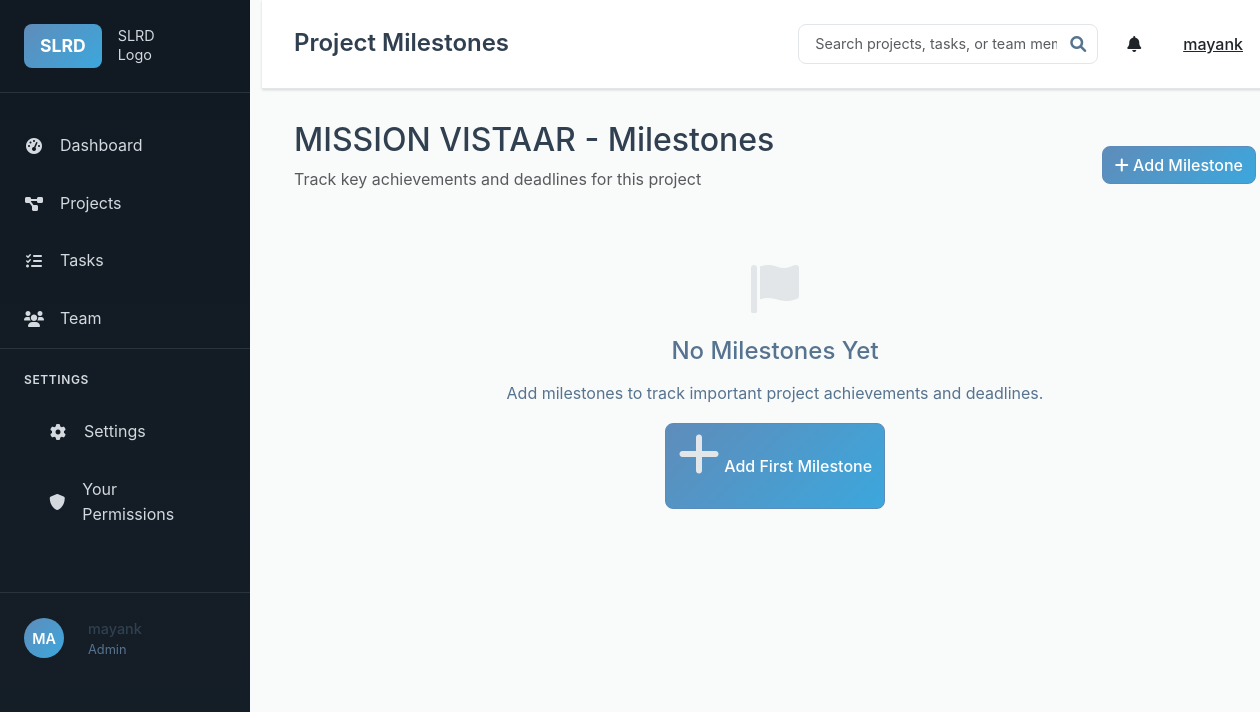
Screenshot of /projects/1/milestones (signed in) with the database file from the repository.
### models.py (models this page shows, shortened)
class User(UserMixin, db.Model):
    id = db.Column(db.Integer, primary_key=True)
    username = db.Column(db.String(80), unique=True, nullable=False)
    email = db.Column(db.String(120), unique=True, nullable=False)
    password_hash = db.Column(db.String(256), nullable=False)
    role = db.Column(db.String(20), nullable=False, default='User')  # Admin, Manager, User
    created_at = db.Column(db.DateTime, default=lambda: datetime.now(timezone.utc))
    manager_id = db.Column(db.Integer, db.ForeignKey('user.id'), nullable=True)
    skills = db.Column(db.Text)  # JSON string of skills array
    managed_users = db.relationship('User', backref=db.backref('manager', remote_side=[id]), lazy='dynamic')
    projects_created = db.relationship('Project', foreign_keys='Project.created_by_id', backref='creator', lazy='dynamic')
    projects_assigned = db.relationship('Project', secondary='project_assignments', back_populates='assigned_users', lazy='dynamic')
    tasks_created = db.relationship('Task', foreign_keys='Task.created_by_id', backref='creator', lazy='dynamic')
    tasks_assigned = db.relationship('Task', foreign_keys='Task.assigned_to_id', backref='assigned_user', lazy='dynamic')
    comments = db.relationship('Comment', backref='author', lazy='dynamic')
    permissions = db.relationship('UserPermission', backref='user', lazy='dynamic', cascade='all, delete-orphan')
    def get_accessible_projects(self):
        if self.role == 'Admin':
            return Project.query.all()
        elif self.role == 'Manager':
            created = Project.query.filter_by(created_by_id=self.id).all()
            assigned = self.projects_assigned.all()
            return list(set(created + assigned))
        else:
            return self.projects_assigned.all()

class Project(db.Model):
    id = db.Column(db.Integer, primary_key=True)
    title = db.Column(db.String(200), nullable=False)
    description = db.Column(db.Text)
    status = db.Column(db.String(20), default='In Progress')  # Just Started, In Progress, Completed
    progress = db.Column(db.Integer, default=0)  # 0-100%
    deadline = db.Column(db.Date)
    created_at = db.Column(db.DateTime, default=lambda: datetime.now(timezone.utc))
    updated_at = db.Column(db.DateTime, default=lambda: datetime.now(timezone.utc), onupdate=lambda: datetime.now(timezone.utc))
    created_by_id = db.Column(db.Integer, db.ForeignKey('user.id'), nullable=False)
    tasks = db.relationship('Task', backref='project', lazy='dynamic', cascade='all, delete-orphan')
    comments = db.relationship('Comment', backref='project', lazy='dynamic', cascade='all, delete-orphan')
    documents = db.relationship('Document', backref='project', lazy='dynamic', cascade='all, delete-orphan')
    assigned_users = db.relationship('User', secondary='project_assignments', back_populates='projects_assigned')

### routes.py (the view)
@app.route('/projects/<int:project_id>/milestones', methods=['GET'])
@login_required
def project_milestones(project_id):
    project = Project.query.get_or_404(project_id)
    accessible_projects = current_user.get_accessible_projects()
    if project not in accessible_projects:
        abort(403)
    milestones = Milestone.query.filter_by(project_id=project_id).order_by(Milestone.created_at).all()
    return render_template('projects/milestones.html', project=project, milestones=milestones)

### app.py (called while the page is built)
@login_manager.user_loader
def load_user(user_id):
    from models import User
    return User.query.get(int(user_id))

### templates/projects/milestones.html (shortened to what this page needs)
{% extends "base.html" %}
{% block page_title %}Project Milestones{% endblock %}
{% block content %}
<div class="milestones-container">
    <div class="content-header">
        <div class="d-flex justify-content-between align-items-center mb-4">
            <div>
                <h2>{{ project.title }} - Milestones</h2>
                <p class="text-muted">Track key achievements and deadlines for this project</p>
            </div>
            {% if current_user.role in ['Admin', 'Manager'] %}
            <a href="{{ url_for('create_milestone', project_id=project.id) }}" class="btn btn-primary">
                <i class="fas fa-plus"></i> Add Milestone
            </a>
            {% endif %}
        </div>
    </div>
    <div class="milestones-list">
        {% if milestones|length == 0 %}
        <div class="empty-state">
            <i class="fas fa-flag"></i>
            <h4>No Milestones Yet</h4>
            <p>Add milestones to track important project achievements and deadlines.</p>
            {% if current_user.role in ['Admin', 'Manager'] %}
            <a href="{{ url_for('create_milestone', project_id=project.id) }}" class="btn btn-primary">
                <i class="fas fa-plus"></i> Add First Milestone
            </a>
            {% endif %}
        </div>
        {% endif %}
    </div>
</div>
{% endblock %}

### templates/base.html (shortened to what this page needs)
<!DOCTYPE html>
<html lang="en">
<head>
    <link href="https://cdn.jsdelivr.net/npm/bootstrap@5.3.0/dist/css/bootstrap.min.css" rel="stylesheet">
    <link href="https://cdnjs.cloudflare.com/ajax/libs/font-awesome/6.0.0/css/all.min.css" rel="stylesheet">
    <link href="{{ url_for('static', filename='css/style.css') }}" rel="stylesheet">
</head>
<body>
    {% if current_user.is_authenticated %}
    <div class="container-fluid">
        <div class="row">
            <div class="col-md-2 p-0">
                <div class="sidebar">
                    <div class="sidebar-header">
                        <div class="logo">
                            <span class="slrd-logo">SLRD</span>
                            <span class="logo-text">SLRD<br>Logo</span>
                        </div>
                    </div>
                    <nav class="sidebar-nav">
                        <ul class="nav flex-column">
                            <li class="nav-item">
                                <a class="nav-link" href="{{ url_for('index') }}">
                                    <i class="fas fa-tachometer-alt"></i> Dashboard
                                </a>
                            </li>
                            <li class="nav-item">
                                <a class="nav-link" href="{{ url_for('projects_list') }}">
                                    <i class="fas fa-project-diagram"></i> Projects
                                </a>
                            </li>
                            <li class="nav-item">
                                <a class="nav-link" href="{{ url_for('tasks_list') }}">
                                    <i class="fas fa-tasks"></i> Tasks
                                </a>
                            </li>
                            {% if current_user.role in ['Admin', 'Manager'] %}
                            <li class="nav-item">
                                <a class="nav-link" href="{{ url_for('team_list') }}">
                                    <i class="fas fa-users"></i> Team
                                </a>
                            </li>
                            {% endif %}
                        </ul>
                        <div class="sidebar-settings">
                            <h6>SETTINGS</h6>
                            <ul class="nav flex-column">
                                <li class="nav-item">
                                    <a class="nav-link" href="{{ url_for('settings') }}">
                                        <i class="fas fa-cog"></i> Settings
                                    </a>
                                </li>
                                <li class="nav-item">
                                    <a class="nav-link" href="{{ url_for('your_permissions') }}">
                                        <i class="fas fa-shield-alt"></i> Your Permissions
                                    </a>
                                </li>
                            </ul>
                        </div>
                    </nav>
                    <div class="sidebar-user">
                        <div class="user-avatar">{{ current_user.username[:2].upper() }}</div>
                        <div class="user-info">
                            <div class="user-name">{{ current_user.username }}</div>
                            <div class="user-role">{{ current_user.role }}</div>
                        </div>
                    </div>
                </div>
            </div>
            <div class="col-md-10 main-content">
                <header class="main-header">
                    <div class="d-flex justify-content-between align-items-center">
                        <h1>{% block page_title %}SLRD Project Management{% endblock %}</h1>
                        <div class="header-actions">
                            <div class="search-box">
                                <input type="text" class="form-control" placeholder="Search projects, tasks, or team members">
                                <i class="fas fa-search"></i>
                            </div>
                            <div class="dropdown">
                                <button class="btn btn-link text-dark" type="button" data-bs-toggle="dropdown">
                                    <i class="fas fa-bell"></i>
                                </button>
                            </div>
                            <div class="dropdown">
                                <button class="btn btn-link text-dark" type="button" data-bs-toggle="dropdown">
                                    {{ current_user.username }}
                                </button>
                            </div>
                        </div>
                    </div>
                </header>
                <div class="content-area">
                    {% block content %}{% endblock %}
                </div>
            </div>
        </div>
    </div>
    {% else %}
    <div class="auth-container">
        {% block auth_content %}{% endblock %}
    </div>
    {% endif %}
</body>
</html>

### templates/projects/milestones.html (style rules this page uses)
.milestones-list { display: flex; flex-direction: column; gap: 20px; }

### rows the page displays
User: username "MA", username "mayank", role "Admin"
Project: title "MISSION VISTAAR"
